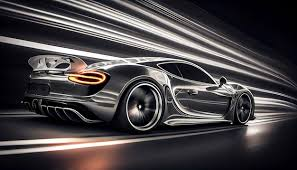
#> input picture opencv/j.jpeg, 297 x 170 px, found by its file name
$ python images.py
#> lines starting #> are read from the running program, lines starting #| are printed output that depends on the picture
import cv2
import numpy as np

# how to read image
img=cv2.imread("opencv/j.jpeg")
#> img is the input picture: shape (170, 297, 3); mean B, G, R 69.9, 67.9, 72
# print(gray.shape)
# gray=cv2.cvtColor(img,cv2.rgb)
# print(gray.shape)

img[:,:,2]=0
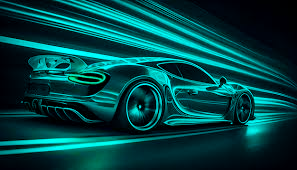
#> img: shape (170, 297, 3); mean B, G, R 69.9, 67.9, 0

cv2.imshow("window",img)
cv2.waitKey(0)
